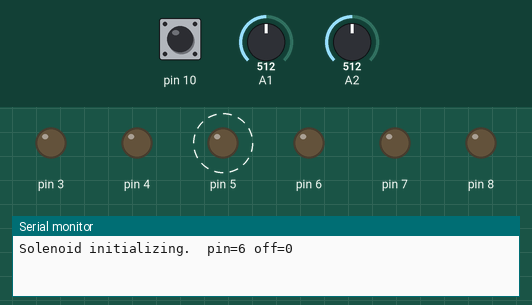
Recording of a sketch running on a simulated Arduino Uno, built with avr-gcc and run on an emulated ATmega328P. Parts: output pins drawn as LEDs (lit = HIGH), the last lines printed to the serial monitor. Dashed ring = blinking. The test bench sets the inputs (shaded band); at power-on: pin 10 HIGH, A1 = 512, A2 = 512.

Above: at 1.2 s.
1.3 s: pin 10 pulled LOW for 0.15 s
At 2.3 s:
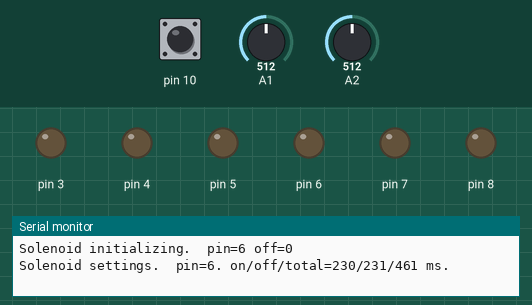
Timing chart, 0 to 4.3 s (numbered marks = the images above; inputs shaded):
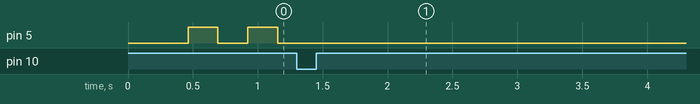

Measured:
- after the input at 1.3 s, pin 5: stops changing and stays LOW
- by itself, pin 5: alternates HIGH for 0.23 s and LOW for 0.23 s

The sketch:

fidi_v0.ino
```cpp
#include <Streaming.h>
#include <Metro.h>
#include <Bounce.h>
#include <DangerShield.h> // see: https://cdn.sparkfun.com/datasheets/Dev/Arduino/Shields/DangerShield_Pin-Outs.pdf
#include <Solenoid.h>

// press the Armed button to unleash fire
#define ARM_BUTTON BUTTON1

#define BEAT_INDICATOR LED1
Bounce Armed = Bounce(ARM_BUTTON, 3UL);

// this is the business end of the affair
#define SOLENOID_PIN LED2 // do not use D9 hereafter
#define SOLENOID_OFF LOW

// hysteresis handling (i.e. "lag")
#define MIN_HYST_TIME 0UL // ms
#define MAX_HYST_TIME 1000UL // ms

Solenoid Fire;

class Beats {
  public:
    // set the interval in ms
    void tempo( unsigned long interval );
    // set start of interval
    void start();

    // return TRUE at beat start
    boolean isBeat();
    // return the number of ms until the next beat
    unsigned long nextBeat();
    // return the total cycle time in ms
    unsigned long getTempo();

  private:
    unsigned long interval, lastBeat;

    Metro beatCounter;
};

void Beats::tempo( unsigned long interval ) {
  this->interval = interval;
  this->beatCounter.interval( interval );
}
void Beats::start() {
  this->beatCounter.reset();
  this->lastBeat = millis();
}
boolean Beats::isBeat() {
  if( beatCounter.check() ) {
    this->lastBeat = millis();
    return( true );
  } else {
    return( false );
  }
}
unsigned long Beats::nextBeat() {
  return( this->interval - ( millis() - this->lastBeat ) );
}
unsigned long Beats::getTempo() {
  return( this->interval );
}
Beats Beat;

void setup() {
  Serial.begin(115200);

  // Initialise Danger Shield
  DangerShield.begin();

  // Initialize Solenoid
  Fire.begin(SOLENOID_PIN, SOLENOID_OFF);

  // Initialize Beat
  Beat.tempo( 461UL );
  Beat.start();
}


void loop() {
  // check in with the MIDI signal metronome
  boolean isBeat = Beat.isBeat(); // important to keep checking AND CLEARING this.
  unsigned long cycleTime = Beat.getTempo();

  // Read slider value from "A0/D10" position and map to hysteresis times
  unsigned long laggedValue = map(analogRead(SLIDER1), 0, 1023, MIN_HYST_TIME, MAX_HYST_TIME);

  // Read slider value from "A1/D11" position and map to fraction of the total cycle time
  unsigned long onTime = map(analogRead(SLIDER2), 0, 1023, 0, cycleTime);

  // use an LED to track the beat
  static Metro turnOffBeatLED(10UL);
  if( isBeat ) {
      turnOffBeatLED.interval(onTime);
      turnOffBeatLED.reset();
      digitalWrite( BEAT_INDICATOR, HIGH );
  }
  if( turnOffBeatLED.check() ) {
    digitalWrite( BEAT_INDICATOR, LOW );
  }

  // Update the solenoid timing
  Fire.set( onTime, cycleTime );

  // update the arming system
  if ( Armed.update() ) {
    if ( Armed.read() == LOW ) {

      // show the timings
      Fire.show();

      // can we get in on the next beat in time?
      if( Beat.nextBeat() < laggedValue ) {
        // no
        // wait for the next beat
        while ( !Beat.isBeat() );
      }
      // get ready
      delay( Beat.nextBeat() - laggedValue );
      // Arm
      Fire.arm();
      // solenoid will trigger on next .update()
    }
    else {
      Fire.disarm();
    }
  }

  // update the solenoid
  Fire.update();

}
```
